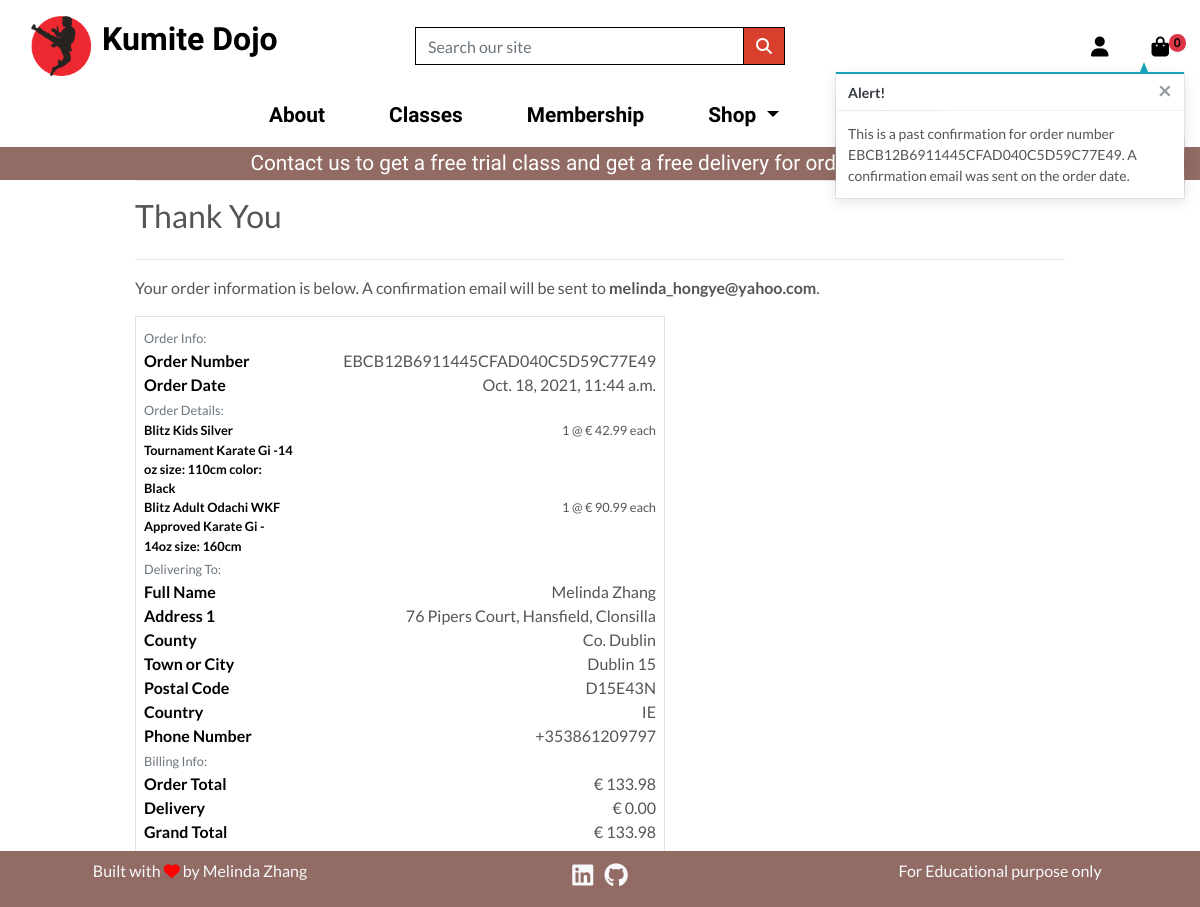
The app's page /profile/order_history/EBCB12B6911445CFAD040C5D59C77E49, older data.
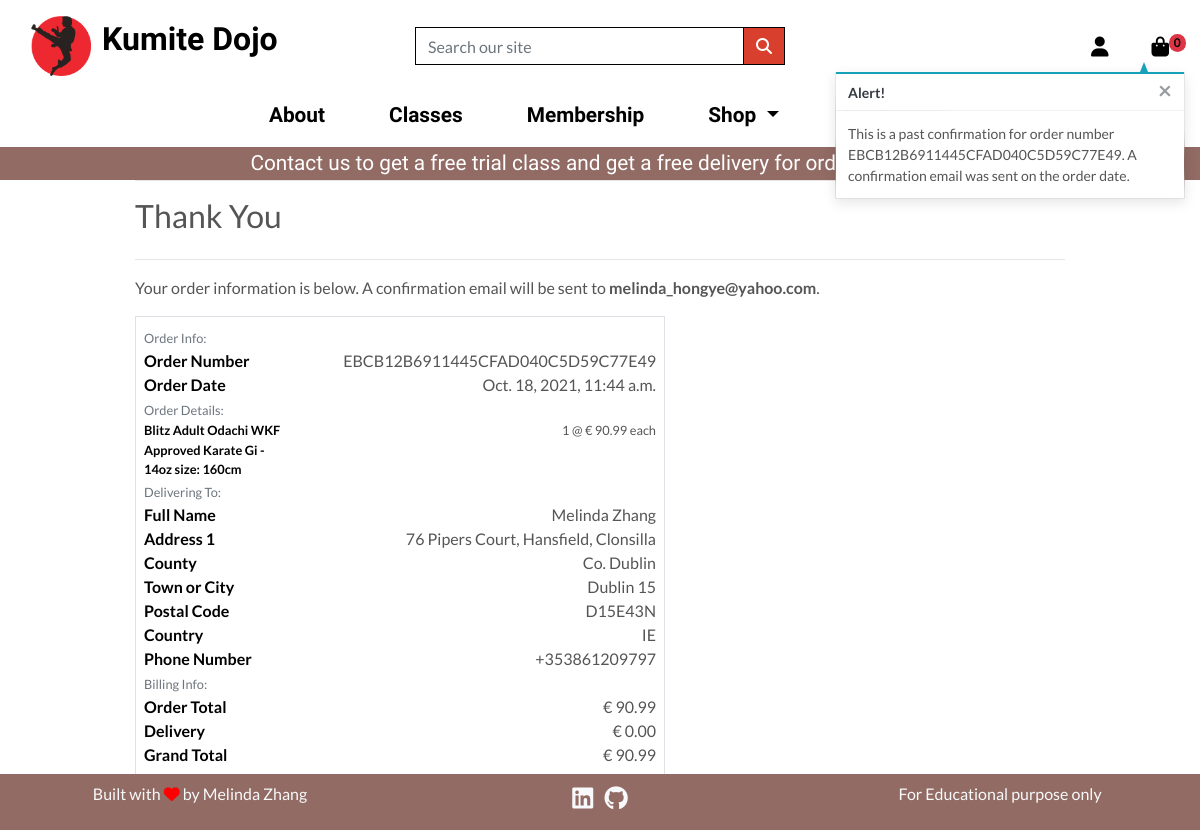
The same page, newer data.
### checkout/models.py (models this page shows, shortened)
class OrderLineItem(models.Model):
    order = models.ForeignKey(
        Order,
        null=False,
        blank=False,
        on_delete=models.CASCADE,
        related_name="lineitems",
    )
    product = models.ForeignKey(
        Product, null=False, blank=False, on_delete=models.CASCADE
    )
    variations = models.ManyToManyField(Variation, blank=True)
    quantity = models.IntegerField(null=False, blank=False, default=0)
    lineitem_total = models.DecimalField(
        max_digits=6, decimal_places=2, null=False, blank=False, editable=False
    )

class Order(models.Model):
    order_number = models.CharField(max_length=32, null=False, editable=False)
    user_profile = models.ForeignKey(
        UserProfile,
        on_delete=models.SET_NULL,
        null=True,
        blank=True,
        related_name="orders",
    )
    full_name = models.CharField(max_length=50, null=False, blank=False)
    email = models.EmailField(max_length=254, null=False, blank=False)
    phone_number = models.CharField(max_length=20, null=False, blank=False)
    country = CountryField(blank_label="Country *", null=False, blank=False)
    postcode = models.CharField(max_length=20, null=True, blank=True)
    town_or_city = models.CharField(max_length=40, null=False, blank=False)
    street_address1 = models.CharField(max_length=80, null=False, blank=False)
    street_address2 = models.CharField(max_length=80, null=True, blank=True)
    county = models.CharField(max_length=80, null=True, blank=True)
    date = models.DateTimeField(auto_now_add=True)
    delivery_cost = models.DecimalField(
        max_digits=6, decimal_places=2, null=False, default=0
    )
    order_total = models.DecimalField(
        max_digits=10, decimal_places=2, null=False, default=0
    )
    grand_total = models.DecimalField(
        max_digits=10, decimal_places=2, null=False, default=0
    )
    original_bag = models.TextField(null=False, blank=False, default="")
    stripe_pid = models.CharField(max_length=254, null=False, blank=False, default="")

### products/models.py (models this page shows, shortened)
class Product(models.Model):
    category = models.ForeignKey(
        "Category", null=True, blank=True, on_delete=models.SET_NULL
    )
    name = models.CharField(max_length=254)
    slug = models.SlugField(max_length=254, unique=True)
    description = models.TextField()
    price = models.DecimalField(max_digits=6, decimal_places=2)
    stock = models.IntegerField(default=True)
    rating = models.DecimalField(max_digits=6, decimal_places=1, null=True, blank=True)
    timestamp = models.DateTimeField(auto_now_add=False, auto_now=True)
    updated = models.DateTimeField(auto_now_add=False, auto_now=True)
    active = models.BooleanField(default=True)
    is_featured = models.BooleanField(default=False)
    class Meta:
        unique_together = ("name", "slug")

class Variation(models.Model):
    product = models.ForeignKey(Product, on_delete=models.CASCADE)
    variation_category = models.CharField(
        max_length=100, choices=variation_category_choice
    )
    variation_value = models.CharField(max_length=100)
    updated = models.DateTimeField(auto_now_add=False, auto_now=True)
    active = models.BooleanField(default=True)
    objects = VariationManager()

### profiles/views.py (the view)
# urls.py: path("order_history/<order_number>", views.order_history, name="order_history"),
def order_history(request, order_number):
    order = get_object_or_404(Order, order_number=order_number)
    messages.info(
        request,
        (
            f"This is a past confirmation for order number {order_number}. "
            "A confirmation email was sent on the order date."
        ),
    )
    template = "checkout/checkout_success.html"
    context = {
        "order": order,
        "from_profile": True,
    }
    return render(request, template, context)

### bag/views.py (called while the page is built)
def _bag_id(request):
    bag = request.session.session_key
    if not bag:
        bag = request.session.create()
    return bag

### checkout/templates/checkout/checkout_success.html (shortened to what the changed rows need)
{% extends "base.html" %}
{% load static %}
{% block extra_css %}
    <link rel="stylesheet" href="{% static 'checkout/css/checkout.css' %}">
{% endblock %}
{% block content %}
<div class="container">
    <div class="row">
        <div class="col">
            <h2 class="title mb-4">Thank You</h2>
            <p>Your order information is below. A confirmation email will be sent to <strong>{{ order.email }}</strong>.</p>
        </div>
    </div>
    <div class="row">
        <div class="col-12 col-lg-7">
            <div class="order-confirmation-wrapper p-2 border">
                <div class="row">
                    <div class="col-12 col-md-8 text-md-right">
                        <p class="mb-0">{{ order.order_number }}</p>
                    </div>
                </div>
                <div class="row">
                    <div class="col-12 col-md-8 text-md-right">
                        <p class="mb-0">{{ order.date }}</p>
                    </div>
                </div>
                {% for item in order.lineitems.all %}
                    <div class="row">
                        <div class="col-12 col-md-4">
                            <p class="small mb-0 text-black font-weight-bold">
                                {{ item.product.name }}
                                {%for variation in item.variations.all%}
                                    {{variation.variation_category}}: {{variation.variation_value}}
                                {%endfor%}
                            </p>
                        </div>
                        <div class="col-12 col-md-8 text-md-right">
                            <p class="small mb-0">{{ item.quantity }} @ € {{ item.product.price }} each</p>
                        </div>
                    </div>
                {% endfor %}
                <div class="row">
                    <div class="col-12 col-md-8 text-md-right">
                        <p class="mb-0">{{ order.full_name }}</p>
                    </div>
                </div>
                <div class="row">
                    <div class="col-12 col-md-8 text-md-right">
                        <p class="mb-0">{{ order.street_address1 }}</p>
                    </div>
                </div>
                {% if order.county %}
                    <div class="row">
                        <div class="col-12 col-md-4">
                            <p class="mb-0 text-black font-weight-bold">County</p>
                        </div>
                        <div class="col-12 col-md-8 text-md-right">
                            <p class="mb-0">{{ order.county }}</p>
                        </div>
                    </div>
                {% endif %}
                <div class="row">
                    <div class="col-12 col-md-8 text-md-right">
                        <p class="mb-0">{{ order.town_or_city }}</p>
                    </div>
                </div>
                {% if order.postcode %}
                    <div class="row">
                        <div class="col-12 col-md-4">
                            <p class="mb-0 text-black font-weight-bold">Postal Code</p>
                        </div>
                        <div class="col-12 col-md-8 text-md-right">
                            <p class="mb-0">{{ order.postcode }}</p>
                        </div>
                    </div>
                {% endif %}
                <div class="row">
                    <div class="col-12 col-md-8 text-md-right">
                        <p class="mb-0">{{ order.country }}</p>
                    </div>
                </div>
                <div class="row">
                    <div class="col-12 col-md-8 text-md-right">
                        <p class="mb-0">{{ order.phone_number }}</p>
                    </div>
                </div>
                <div class="row">
                    <div class="col-12 col-md-8 text-md-right">
                        <p class="mb-0">€ {{ order.order_total }}</p>
                    </div>
                </div>
                <div class="row">
                    <div class="col-12 col-md-8 text-md-right">
                        <p class="mb-0">€ {{ order.delivery_cost }}</p>
                    </div>
                </div>
                <div class="row">
                    <div class="col-12 col-md-8 text-md-right">
                        <p class="mb-0">€ {{ order.grand_total }}</p>
                    </div>
                </div>
            </div>
        </div>
    </div>
</div>
{% endblock %}

Row changes from the older to the newer data that the page shows:
removed OrderLineItem: product.name "Blitz Kids Silver Tournament Karate Gi -14 oz", quantity "1", product.price "42.99"
removed Variation: variation_category "size", variation_value "110cm", shown under "Blitz Kids Silver Tournament Karate Gi -14 oz"
removed Variation: variation_category "color", variation_value "Black", shown under "Blitz Kids Silver Tournament Karate Gi -14 oz"
changed Order "melinda_hongye@yahoo.com": order_total "133.98" → "90.99"; grand_total "133.98" → "90.99"
